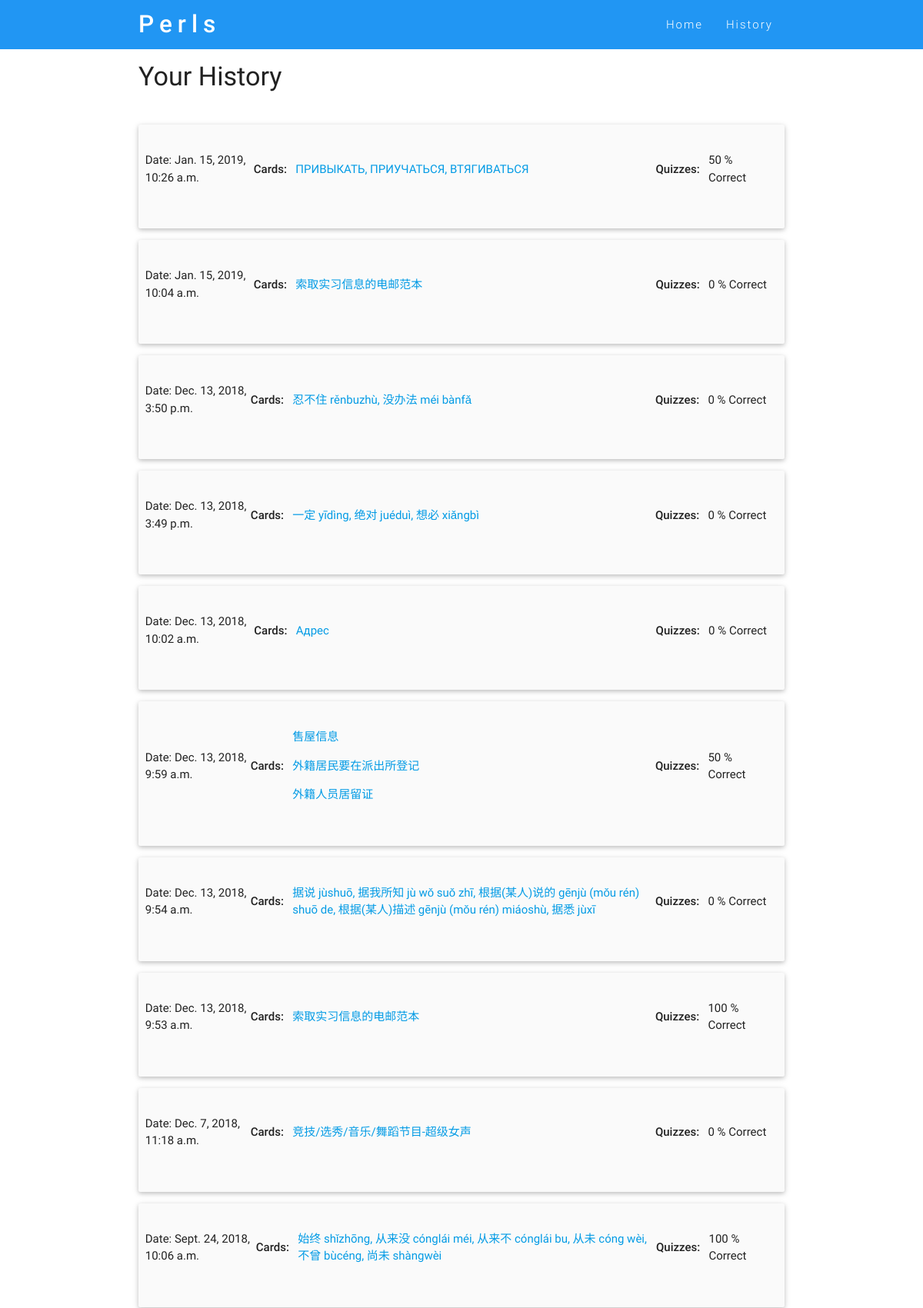
Page /history/ (signed in, upper part) on the committed database.
### cards/models.py (models this page shows, shortened)
class CardSequence(models.Model):
    user = models.ForeignKey(User, on_delete= models.CASCADE)
    card_sequence = models.CharField(max_length=250)
    rating = models.ManyToManyField('CardRating', blank=True)
    created = models.DateTimeField(default=timezone.now)
    quiz_responses = models.ManyToManyField(QuestionRating, blank=True)

class CardRating(models.Model):
    card = models.ForeignKey('Card', on_delete=models.CASCADE)
    user = models.ForeignKey(User, on_delete=models.CASCADE)
    rating = models.IntegerField()
    created = models.DateTimeField(default=timezone.now)

class Card(models.Model):
    reference_id = models.CharField(max_length=150, blank=True)
    description = models.CharField(max_length=250, blank=False)
    title = models.CharField(max_length=150, blank=False)
    topic = models.ForeignKey('Topic', blank=True, null=True, on_delete=models.CASCADE)
    card_type = models.CharField(max_length=1, choices=type_choices, blank=True)
    subtopic = models.ForeignKey('Subtopic', blank=True, null=True, on_delete=models.CASCADE)
    notes = models.TextField(blank=True)
    prompt = models.CharField(max_length=250, blank=True)
    content = models.TextField(blank=False)
    image = models.ImageField(upload_to='uploads', blank=True)
    video = models.URLField(blank=True)
    duration = models.FloatField(blank=True, null=True)
    learning_phase = models.CharField(max_length=1, choices=learning_choices, blank=True)
    language = models.CharField(max_length=1, choices=lang_choices, blank=False)
    quizzes = models.ManyToManyField(Quiz, blank=True)

### cards/views.py (the view)
# urls.py: path('history/', get_user_activity, name='history'),
def get_user_activity(request):
    sequences = CardSequence.objects.filter(user=request.user).order_by('-created')
    seqs = []
    for seq in sequences:
        dict = {}
        dict['created'] = seq.created
        if seq.rating:
            dict['rating'] = seq.rating
        score = 0
        if len (seq.quiz_responses.all ()) > 0:
            for resp in seq.quiz_responses.all():
                score += int(resp.answer.correct)
            percent = score / len (seq.quiz_responses.all())
            dict['score'] = round(percent*100)
        else:
            dict['score'] =0
        seqs.append(dict)
    return render(request, 'cards/history.html', {'sequences': seqs})

### templates/cards/history.html
{% extends 'base.html' %}
{% load staticfiles %}
{% load static %}
{% block content %}
<div class="container">
    <h4 class="text-accent-4">Your History</h4>
    <br>
    {% for seq in sequences %}
        {% if seq.rating.all|length > 0 %}
    <div class="col s12 m8 offset-m2 l6 offset-l3">
        <div class="card-panel grey lighten-5 z-depth-1">
          <div class="row valign-wrapper">
            <p>Date: {{ seq.created }} </p>
            <p><strong>Cards:</strong></p>
            <div class="col s10">
              {% for s in seq.rating.all %}
                  <p><a href="/card/{{ s.card.pk }}">{{ s.card.title }}</a></p>
              {% endfor %}
            </div>
          <p><strong>Quizzes:</strong></p>
          <div class="col s2">
              {{ seq.score }} % Correct
          </div>
          </div>
        </div>
      </div>
        {% endif %}
    {% endfor %}
</div>
{% endblock %}

### templates/base.html (shortened to what this page needs)
{% load staticfiles %}
{% load static %}
<!DOCTYPE html>
<html>
<head>
    <link href="{% static "/assets/min/plugin-min.css" %}" type="text/css" rel="stylesheet">
    <link href="{% static '/assets/min/custom-min.css' %}" type="text/css" rel="stylesheet" >
    <link href="{% static '/assets/css/materialize.min.css' %}" type="text/css" rel="stylesheet" >
</head>
<body id="top" class="scrollspy">
 <div class="navbar-fixed">
    <nav id="nav_f" class="blue" role="navigation">
        <div class="container">
            <div class="nav-wrapper">
            <a href="#" id="logo-container" class="brand-logo"><strong>Perls</strong></a>
                <ul class="right hide-on-med-and-down">
                    <li><a href="{% url 'home' %}">Home</a></li>
                    <li><a href="{% url 'history' %}">History</a></li>
                </ul>
            </div>
        </div>
    </nav>
</div>
{% block content %}
{% endblock %}
    </body>
</html>

### static/assets/min/custom-min.css (style rules this page uses)
#nav_f { box-shadow:none !important;-webkit-box-shadow:none !important }
.brand-logo { position:absolute;color:#fff;display:inline-block;font-size:2.1rem;font-style:normal;font-weight:100;padding:0;letter-spacing:7px }
nav ul a { font-size:1.2rem;color:#FFF;letter-spacing:2px;display:block;font-weight:300;padding:0px 15px }

### rows in the picture
CardSequence: created "Jan. 15, 2019, 10:26 a.m."
CardRating: card "ПРИВЫКАТЬ, ПРИУЧАТЬСЯ, ВТЯГИВАТЬСЯ"
CardSequence: created "Jan. 15, 2019, 10:04 a.m."
CardRating: card "索取实习信息的电邮范本"
CardSequence: created "Dec. 13, 2018, 3:50 p.m."
CardRating: card "忍不住 rěnbuzhù, 没办法 méi bànfǎ"
CardSequence: created "Dec. 13, 2018, 3:49 p.m."
CardRating: card "一定 yīdìng, 绝对 juéduì, 想必 xiǎngbì"
CardSequence: created "Dec. 13, 2018, 10:02 a.m."
CardRating: card "Адрес"
CardSequence: created "Dec. 13, 2018, 9:59 a.m."
CardRating: card "售屋信息"
CardRating: card "外籍居民要在派出所登记"
CardRating: card "外籍人员居留证"
CardSequence: created "Dec. 13, 2018, 9:54 a.m."
CardRating: card "据说 jùshuō, 据我所知 jù wǒ suǒ zhī, 根据(某人)说的 gēnjù (mǒu rén) shuō de, 根据(某人)描述 gēnjù (mǒu rén) miáoshù, 据悉 jùxī"
CardSequence: created "Dec. 13, 2018, 9:53 a.m."
CardRating: card "索取实习信息的电邮范本"
CardSequence: created "Dec. 7, 2018, 11:18 a.m."
CardRating: card "竞技/选秀/音乐/舞蹈节目-超级女声"
CardSequence: created "Sept. 24, 2018, 10:06 a.m."
CardRating: card "始终 shǐzhōng, 从来没 cónglái méi, 从来不 cónglái bu, 从未 cóng wèi, 不曾 bùcéng, 尚未 shàngwèi"

### other values in the picture
{{ seq.score }} "50" "0" "0" "0" "0" "50" "0" "100" "0" "100"
